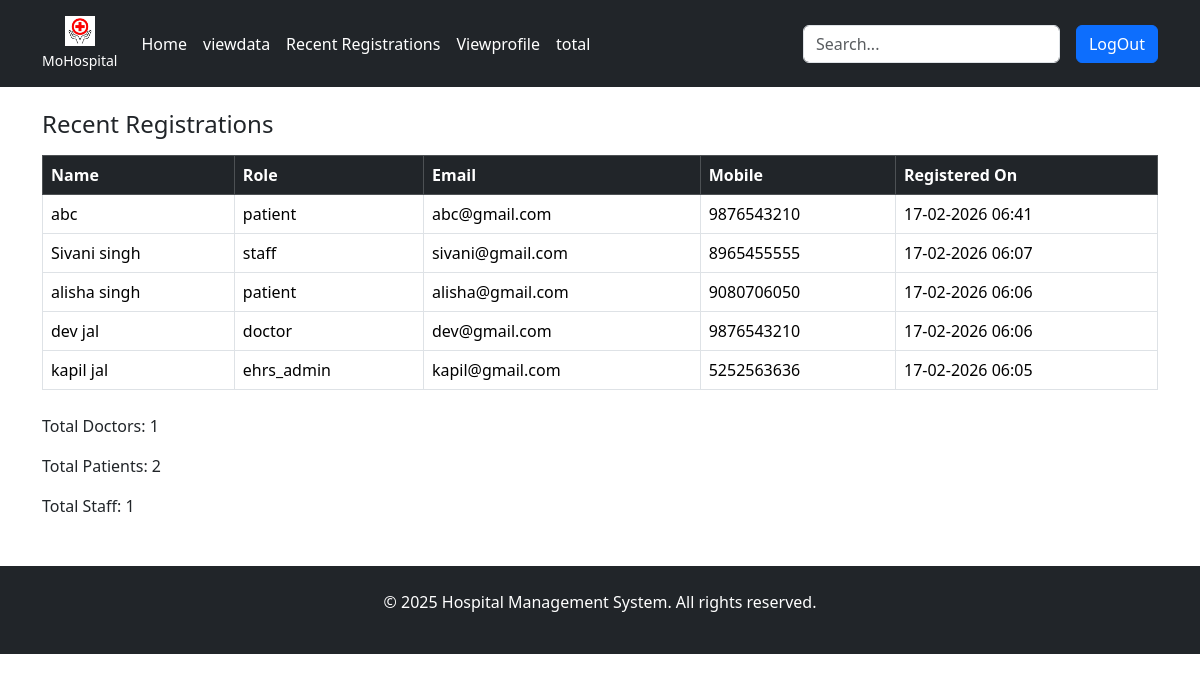
/ehrs_admin/recent-registrations/, run on the app's committed database.
### REGISTER/models.py (models this page shows, shortened)
class Register_Master(models.Model):
    Reg_id=models.AutoField(primary_key=True)
    Name=models.CharField(max_length=30)
    Email=models.CharField(max_length=30,unique=True)
    Mobile=models.CharField(max_length=30)
    Password=models.CharField(max_length=40)
    Dob=models.DateField()
    Gender=models.CharField(max_length=10)
    Address=models.CharField(max_length=100)
    Role_name=models.CharField(max_length=30)
    created_at = models.DateTimeField(default=timezone.now)

### EHRS_admin/views.py (the view)
# urls.py: path('recent-registrations/', views.recent_registrations, name='recent_registrations'),
def recent_registrations(request):
    role_filter = request.GET.get("role")  # 'doctor', 'patient', 'staff', or None
    if role_filter:
        recent_users = Register_Master.objects.filter(Role_name=role_filter).order_by('-created_at')
    else:
        recent_users = Register_Master.objects.all().order_by('-created_at')[:10]
    total_doctors = Register_Master.objects.filter(Role_name="doctor").count()
    total_patients = Register_Master.objects.filter(Role_name="patient").count()
    total_staff = Register_Master.objects.filter(Role_name="staff").count()
    context = {
        "Aname": request.session.get('name'),  # Admin name from session
        "recent_users": recent_users,
        "total_doctors": total_doctors,
        "total_patients": total_patients,
        "total_staff": total_staff,
        "role_filter": role_filter,
    }
    return render(request, "admin_recent_registrations.html", context)

### EHRS_admin/templates/admin_recent_registrations.html
{% extends "alayout/base.html" %}
{% block adminblock %}
{% load static %}
<div class="container mt-5">
    <h2>Welcome Admin {{ Aname }}</h2>
    <h4 class="mt-4">Recent Registrations</h4>
    <table class="table table-bordered mt-3">
        <thead class="table-dark">
            <tr>
                <th>Name</th>
                <th>Role</th>
                <th>Email</th>
                <th>Mobile</th>
                <th>Registered On</th>
            </tr>
        </thead>
        <tbody>
            {% for user in recent_users %}
            <tr>
                <td>{{ user.Name }}</td>
                <td>{{ user.Role_name }}</td>
                <td>{{ user.Email }}</td>
                <td>{{ user.Mobile }}</td>
                <td>{{ user.created_at|date:"d-m-Y H:i" }}</td>
            </tr>
            {% empty %}
            <tr>
                <td colspan="5" class="text-center">No registrations found</td>
            </tr>
            {% endfor %}
        </tbody>
    </table>
    <div class="mt-4">
        <p>Total Doctors: {{ total_doctors }}</p>
        <p>Total Patients: {{ total_patients }}</p>
        <p>Total Staff: {{ total_staff }}</p>
    </div>
</div>
{% endblock %}

### data on the page
Register_Master: Name "abc", Role_name "patient", Email "abc@gmail.com", Mobile "9876543210", created_at "17-02-2026 06:41"
Register_Master: Name "Sivani singh", Role_name "staff", Email "sivani@gmail.com", Mobile "8965455555", created_at "17-02-2026 06:07"
Register_Master: Name "alisha singh", Role_name "patient", Email "alisha@gmail.com", Mobile "9080706050", created_at "17-02-2026 06:06"
Register_Master: Name "dev jal", Role_name "doctor", Email "dev@gmail.com", Mobile "9876543210", created_at "17-02-2026 06:06"
Register_Master: Name "kapil jal", Role_name "ehrs_admin", Email "kapil@gmail.com", Mobile "5252563636", created_at "17-02-2026 06:05"

### other printed values
{{ total_doctors }} "1"
{{ total_patients }} "2"
{{ total_staff }} "1"
